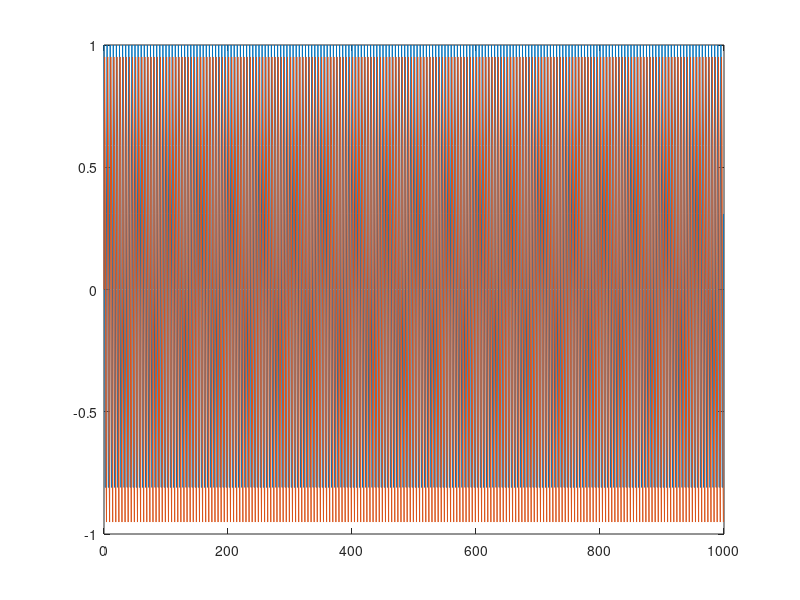

MATLAB code to generate this figure:
clear;
fs = 2500;
f1 = 500;
f2 = 1000;
n0 = 1000;
f0 = fs/n0;
k = 0:n0-1;
freq = (-n0/2 + 1: n0/2)*(f0); %frequency domain
x1 = sin(2*pi*f1*k/fs);
x2 = sin(2*pi*f2*k/fs);
x3 = x1 + x2;

xf3 = abs(fft(x3,n0));

h = zeros(1,1000);
h(201) = 1;
h(801) = 1;
xfilt = xf3.*h;
xfilt = real(ifft(xfilt,n0));

plot(k,xfilt,k,x1);